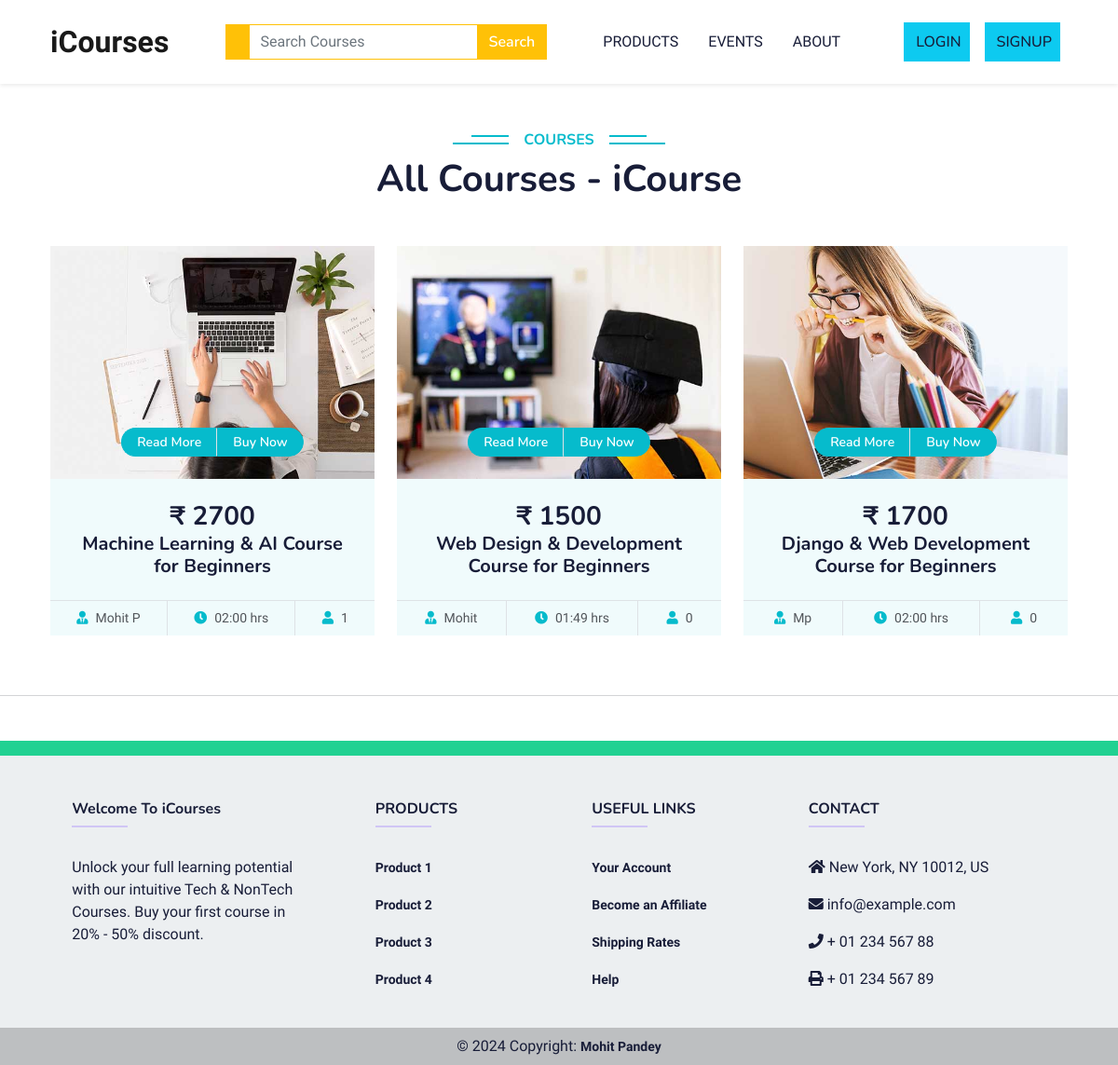
Before: /allCourses/ with the older database file.
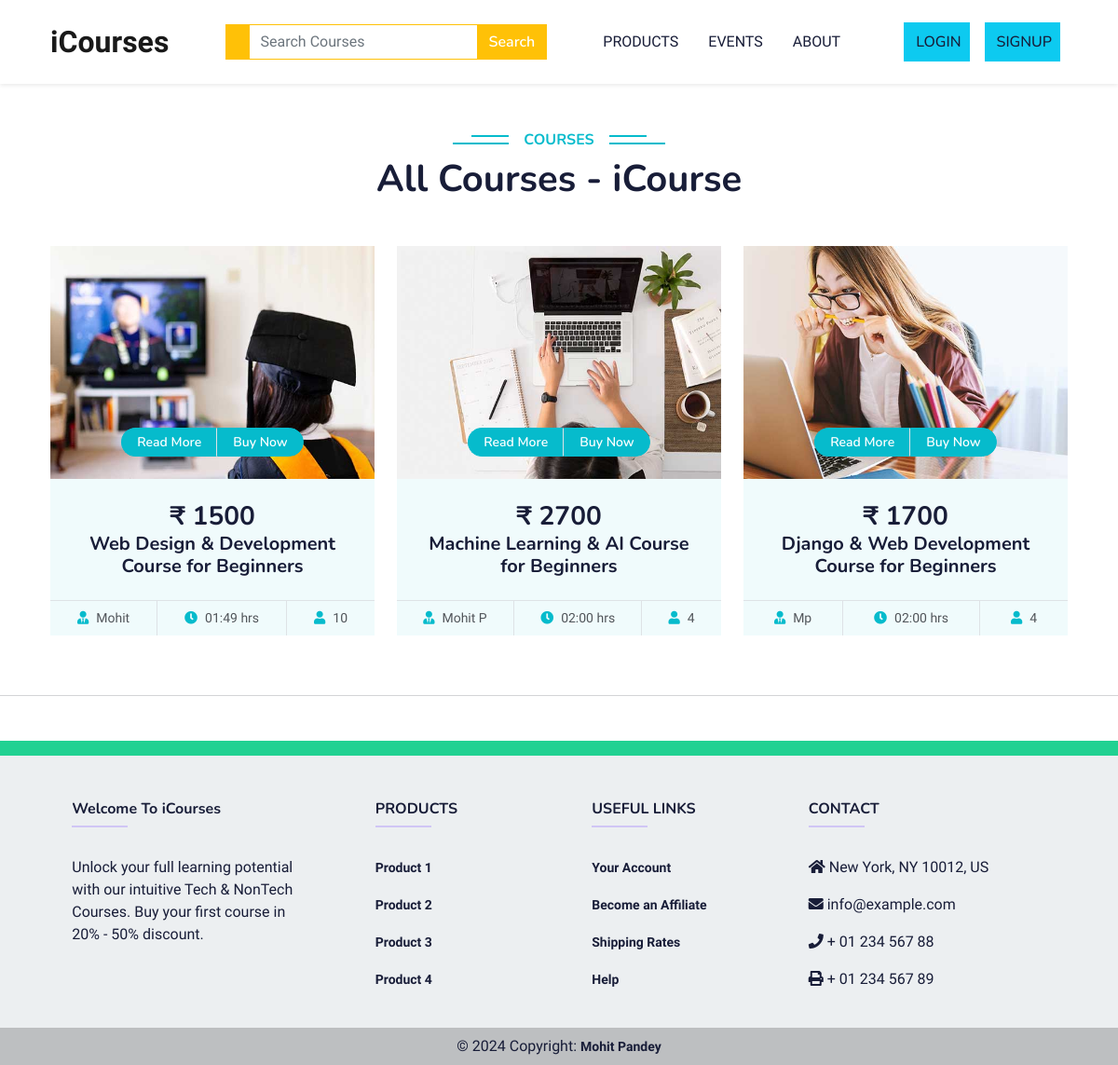
After: the same page with the newer database file.
### home/models.py (models this page shows, shortened)
class Course(models.Model):
    coursePicture = models.ImageField(upload_to='coursePicture',null=True,blank = True)
    courseFile = models.FileField(upload_to='coursePdf',null=True,blank=True)
    courseCategory = models.ForeignKey(Category, on_delete=models.CASCADE ,null=True,blank=True)
    courseName = models.CharField(max_length = 150,null=True,blank=True)
    coursePrice = models.IntegerField(null=True,blank=True)
    madeBy = models.CharField(max_length = 150,null=True,blank=True)
    courseDuration = models.CharField(max_length = 50)
    studentOnCourse = models.IntegerField(default = 0,editable=False)
    AboutCourse = HTMLField(blank=True)

### home/views.py (the view)
# urls.py: path('allCourses/',views.AllCourses, name='allCourses'),
def AllCourses(request):
    if request.method == "GET":
      search = request.GET.get('search')
      if search != None:
        course = Course.objects.filter(courseName__icontains=search)
        return render(request,"Products/allCourse.html",{'courses':course})
    courses = Course.objects.order_by('-studentOnCourse')
    context = {'courses':courses}
    return render(request,"Products/allCourse.html",context)

### home/context_processors.py (called while the page is built)
def user_info(request):
    user_info = None
    if request.user.is_authenticated:
        try:
            user_info = request.user.userprofile  # Assuming UserProfile is related to the User model
        except UserProfile.DoesNotExist:
            pass  # Handle the case where UserProfile doesn't exist for the current user
    return {'user_info': user_info}

### home/Templates/Products/allCourse.html (shortened to what this page needs)
{% extends 'base.html' %}
{% block Css %}
  <link href="https://cdnjs.cloudflare.com/ajax/libs/font-awesome/5.10.0/css/all.min.css" rel="stylesheet" />
  <link href="https://cdn.jsdelivr.net/npm/bootstrap-icons@1.4.1/font/bootstrap-icons.css" rel="stylesheet" />
  <link href="lib/animate/animate.min.css" rel="stylesheet" />
  <link href="lib/owlcarousel/assets/owl.carousel.min.css" rel="stylesheet" />
  <link href="/static/Css/css/bootstrap.min.css" rel="stylesheet" />
  <link href="/static/Css/css/style.css" rel="stylesheet" />
{% endblock %}
{% block body %}
  <div class="container-xxl py-5">
    <div class="container">
      <div class="text-center wow fadeInUp" data-wow-delay="0.1s">
        <h6 class="section-title bg-white text-center text-primary px-3">Courses</h6>
        <h1 class="mb-5">All Courses - iCourse</h1>
      </div>
      <div class="row g-4 justify-content-start">
        {% if courses %}
          {% for course in courses %}
            <div class="col-lg-4 col-md-6 wow fadeInUp" data-wow-delay="0.1s">
              <div class="course-item bg-light">
                <div class="position-relative overflow-hidden">
                  {% if course.coursePicture %}
                    <img src="{{ course.coursePicture.url }}" height="250px" class="card-img-top" alt="{{ course.courseName }}" />
                  {% else %}
                    <img src="/static/Images/cat-4.jpg" height="250px" class="card-img-top" alt="Placeholder" />
                  {% endif %}
                  <div class="w-100 d-flex justify-content-center position-absolute bottom-0 start-0 mb-4">
                    <a href="/productView/{{ course.id }}" class="flex-shrink-0 btn btn-sm btn-primary px-3 border-end" style="border-radius: 30px 0 0 30px;">Read More</a>
                    <a href="/paymentPage/{{course.id}}" class="flex-shrink-0 btn btn-sm btn-primary px-3" style="border-radius: 0 30px 30px 0;">Buy Now</a>
                  </div>
                </div>
                <div class="text-center p-4 pb-0">
                  <h3 class="mb-0">₹ {{ course.coursePrice }}</h3>
                  <h5 class="mb-4">{{ course.courseName }}</h5>
                </div>
                <div class="d-flex border-top">
                  <small class="flex-fill text-center border-end py-2"><i class="fa fa-user-tie text-primary me-2"></i>{{ course.madeBy }}</small>
                  <small class="flex-fill text-center border-end py-2"><i class="fa fa-clock text-primary me-2"></i>{{ course.courseDuration }} hrs</small>
                  <small class="flex-fill text-center py-2"><i class="fa fa-user text-primary me-2"></i>{{ course.studentOnCourse }}</small>
                </div>
              </div>
            </div>
          {% endfor %}
        {% else %}
        <div class="text-center alert alert-danger alert-dismissible fade show" role="alert">
            <strong>No Courses Found!</strong> Please search some other course...
            <button type="button" class="btn-close" data-bs-dismiss="alert" aria-label="Close"></button>
          </div>
        {% endif %}
      </div>
    </div>
  </div>
  <hr />
{% endblock %}

Changed rows visible on the page:
changed Course "Web Design & Development Course for Beginners": studentOnCourse "0" → "10"; moves up the list
changed Course "Machine Learning & AI Course for Beginners": studentOnCourse "1" → "4"
changed Course "Django & Web Development Course for Beginners": studentOnCourse "0" → "4"
